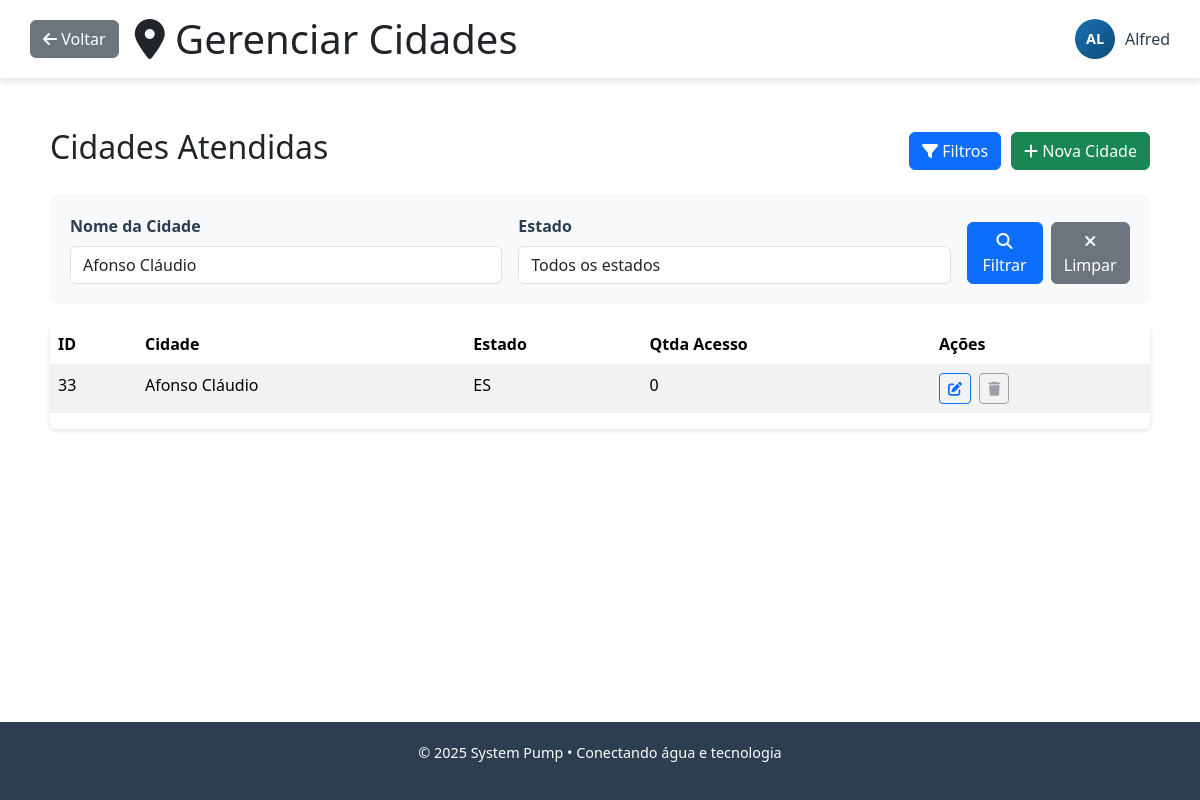
The app's page /gerenciadorCidades.php?filtro_nome=Afonso Cláudio (signed in) with its own data.
### tables this page shows
CREATE TABLE `cidade` (
  `idCidade` int(11) NOT NULL,
  `nomeCidade` varchar(100) NOT NULL,
  `estado_idEstado` int(11) NOT NULL,
  `qtdaAcesso` int(11) DEFAULT NULL,
  `representante_id` int(11) DEFAULT NULL
);

CREATE TABLE `estado` (
  `idEstado` int(11) NOT NULL,
  `nomeEstado` varchar(100) NOT NULL,
  `siglaEstado` char(2) NOT NULL
);

### public/gerenciadorCidades.php (the view, shortened to what this page needs)
<?php
    $tipoUsuario = $_SESSION['usuario']['tipoUsuario'];
    $usuario = $_SESSION['usuario'];
    $nomeUsuario = $usuario['nomeUsuario'];
    $avatarUrl = $usuario['avatar_url'] ?? '';
    $idUsuario = $usuario['idUsuario'];
    if ($tipoUsuario === 'admin') {
        $voltar = "adm.php";
    } elseif ($tipoUsuario === 'representante') {
        $voltar = "representante.php";
    } else {
        $voltar = "login.php";
    }
    $filtro_nome = $_GET['filtro_nome'] ?? '';
    $conexao = conectarBD();
    $where_conditions = [];
    $params = [];
    $types = "";
    if ($tipoUsuario === 'representante') {
        $where_conditions[] = "c.representante_id = ?";
        $params[] = $idUsuario;
        $types .= "i";
    }
    if (!empty($filtro_nome)) {
        $where_conditions[] = "c.nomeCidade LIKE ?";
        $params[] = "%$filtro_nome%";
        $types .= "s";
    }
    $where_sql = "";
    if (!empty($where_conditions)) {
        $where_sql = "WHERE " . implode(" AND ", $where_conditions);
    }
    $sql_cidades = "SELECT c.*, e.nomeEstado, e.siglaEstado
                    FROM cidade c
                    INNER JOIN estado e ON c.estado_idEstado = e.idEstado
                    $where_sql
                    ORDER BY c.idCidade DESC
                    LIMIT 50";
    $stmt_cidades = mysqli_prepare($conexao, $sql_cidades);
    if (!empty($params)) {
        mysqli_stmt_bind_param($stmt_cidades, $types, ...$params);
    }
    mysqli_stmt_execute($stmt_cidades);
    $result_cidades = mysqli_stmt_get_result($stmt_cidades);
?>
<!DOCTYPE html>
<html lang="pt-BR">
<head>
    <link rel="stylesheet" href="https://cdnjs.cloudflare.com/ajax/libs/font-awesome/6.4.0/css/all.min.css">
    <link rel="stylesheet" href="./css/adm.css">
    <link rel="stylesheet" href="./css/gerenciadorCidades.css">
    <link href="https://cdn.jsdelivr.net/npm/bootstrap@5.3.3/dist/css/bootstrap.min.css" rel="stylesheet">
</head>
<body>
    <div class="admin-container">
        <main class="main-content">
            <header class="header d-flex justify-content-between align-items-center">
                <div class="d-flex align-items-center gap-3">
                    <a href="<?php echo $voltar; ?>" class="btn btn-secondary">
                        <i class="fas fa-arrow-left"></i> Voltar
                    </a>
                    <h1 class="mb-0"><i class="fas fa-map-marker-alt"></i> Gerenciar Cidades</h1>
                </div>
                <div class="header-right">
                    <div class="user-info">
                        <?php if (!empty($avatarUrl)): ?>
                            <div class="user-avatar fallback" style="display: none;"><?= strtoupper(substr($nomeUsuario, 0, 2)) ?></div>
                        <?php else: ?>
                            <div class="user-avatar"><?= strtoupper(substr($nomeUsuario, 0, 2)) ?></div>
                        <?php endif; ?>
                        <span><?= htmlspecialchars($nomeUsuario) ?></span>
                    </div>
                </div>
            </header>
            <div class="page-content">
                <div class="cities-container">
                    <div class="cities-header">
                        <h2>Cidades Atendidas</h2>
                        <div class="cities-actions">
                            <button class="btn btn-primary" onclick="toggleFiltros()">
                                <i class="fas fa-filter"></i> Filtros
                            </button>
                            <button class="btn btn-success" onclick="abrirModal('addCityModal')">
                                <i class="fas fa-plus"></i> Nova Cidade
                            </button>
                        </div>
                    </div>
                    <div class="filtros-container" id="filtrosContainer">
                        <form method="GET" action="" class="row g-3">
                            <div class="col-md-5">
                                <label for="filtro_nome" class="form-label">Nome da Cidade</label>
                                <input type="text" class="form-control" id="filtro_nome" name="filtro_nome"
                                       value="<?php echo htmlspecialchars($filtro_nome); ?>" placeholder="Filtrar por nome...">
                            </div>
                            <div class="col-md-5">
                                <label for="filtro_estado" class="form-label">Estado</label>
                                <select class="form-control" id="filtro_estado" name="filtro_estado">
                                    <option value="">Todos os estados</option>
                                </select>
                            </div>
                            <div class="col-md-2 d-flex align-items-end">
                                <button type="submit" class="btn btn-primary me-2">
                                    <i class="fas fa-search"></i> Filtrar
                                </button>
                                <a href="?" class="btn btn-secondary">
                                    <i class="fas fa-times"></i> Limpar
                                </a>
                            </div>
                        </form>
                    </div>
                    <div class="cities-table-container">
                        <table class="cities-table table table-striped">
                            <thead>
                                <tr>
                                    <th>ID</th>
                                    <th>Cidade</th>
                                    <th>Estado</th>
                                    <th>Qtda Acesso</th>
                                    <th>Ações</th>
                                </tr>
                            </thead>
                            <tbody>
                                <?php if ($result_cidades && mysqli_num_rows($result_cidades) > 0): ?>
                                    <?php while ($cidade = mysqli_fetch_assoc($result_cidades)): ?>
                                        <?php $isColatina = (strtolower($cidade['nomeCidade']) === 'colatina'); ?>
                                        <tr>
                                            <td><?php echo $cidade['idCidade']; ?></td>
                                            <td>
                                                <?php echo htmlspecialchars($cidade['nomeCidade']); ?>
                                            </td>
                                            <td><?php echo $cidade['siglaEstado']; ?></td>
                                            <td><?php echo number_format($cidade['qtdaAcesso'], 0, ',', '.'); ?></td>
                                            <td>
                                                <button class="btn btn-sm btn-outline-primary me-1"
                                                        onclick="editarCidade(<?php echo $cidade['idCidade']; ?>)"
                                                        title="Editar">
                                                    <i class="fas fa-edit"></i>
                                                </button>
                                                <?php if ($tipoUsuario === 'admin'): ?>
                                                    <?php if ($isColatina): ?>
                                                        <button class="btn btn-sm btn-outline-danger btn-excluir-desabilitado"
                                                                title="Esta cidade não pode ser excluída" disabled>
                                                            <i class="fas fa-trash"></i>
                                                        </button>
                                                    <?php else: ?>
                                                        <button class="btn btn-sm btn-outline-danger"
                                                                onclick="confirmarExclusao(<?php echo $cidade['idCidade']; ?>, '<?php echo htmlspecialchars($cidade['nomeCidade']); ?>')"
                                                                title="Excluir">
                                                            <i class="fas fa-trash"></i>
                                                        </button>
                                                    <?php endif; ?>
                                                <?php else: ?>
                                                    <button class="btn btn-sm btn-outline-secondary" disabled title="Apenas administradores podem excluir cidades">
                                                        <i class="fas fa-trash"></i>
                                                    </button>
                                                <?php endif; ?>
                                            </td>
                                        </tr>
                                    <?php endwhile; ?>
                                <?php endif; ?>
                            </tbody>
                        </table>
                    </div>
                </div>
            </div>
            <footer class="footer">
                <p>&copy; 2025 System Pump • Conectando água e tecnologia</p>
            </footer>
        </main>
    </div>
</body>
</html>

### public/css/adm.css (style rules this page uses)
:root { --primary: #1a6fb0; --secondary: #0d4d7a; --accent: #2c9c5c; --light: #f5f9fc; --dark: #2c3e50; --gray: #95a5a6; --light-gray: #ecf0f1; --danger: #e74c3c; --warning: #f39c12; --success: #27ae60; --info: #3498db; --border-radius: 8px; --box-shadow: 0 4px 6px rgba(0, 0, 0, 0.1); --transition: all 0.3s ease; }
* { margin: 0; padding: 0; box-sizing: border-box; font-family: 'Segoe UI', Tahoma, Geneva, Verdana, sans-serif; }
body { background-color: var(--light); color: var(--dark); line-height: 1.6; }
.admin-container { display: flex; min-height: 100vh; }
.main-content { flex: 1; display: flex; flex-direction: column; overflow: hidden; }
.header { background-color: white; padding: 15px 30px; box-shadow: var(--box-shadow); display: flex; justify-content: space-between; align-items: center; z-index: 99; }
.header-right { display: flex; align-items: center; gap: 20px; }
.user-info { display: flex; align-items: center; gap: 10px; position: relative; }
.user-avatar { width: 40px; height: 40px; border-radius: 50%; background: linear-gradient(135deg, var(--primary), var(--secondary)); display: flex; align-items: center; justify-content: center; color: white; font-weight: bold; font-size: 0.9rem; flex-shrink: 0; }
.user-avatar.fallback { display: none; }
.user-avatar-img[style*="display: none"] + .user-avatar.fallback, .user-avatar-img:not([src]) + .user-avatar.fallback { display: flex !important; }
.user-info span { font-weight: 500; color: var(--dark); }
.page-content { flex: 1; padding: 30px; overflow-y: auto; }
.btn { padding: 6px 12px; border: none; border-radius: 4px; cursor: pointer; font-size: 0.9rem; transition: var(--transition); display: inline-flex; align-items: center; gap: 5px; }
.btn-primary { background-color: var(--primary); color: white; }
table { width: 100%; border-collapse: collapse; }
table th, table td { padding: 12px 15px; text-align: left; border-bottom: 1px solid var(--light-gray); }
table th { background-color: var(--light); color: var(--dark); font-weight: 600; }
.form-control { width: 100%; padding: 10px 15px; border: 1px solid var(--light-gray); border-radius: var(--border-radius); font-size: 1rem; transition: var(--transition); }
.footer { background-color: var(--dark); color: white; padding: 20px 30px; text-align: center; font-size: 0.9rem; }
.mb-0 { margin-bottom: 0; }

### public/css/gerenciadorCidades.css (style rules this page uses)
.cities-container { padding: 20px; }
.cities-header { display: flex; justify-content: space-between; align-items: center; margin-bottom: 20px; }
.cities-actions { display: flex; gap: 10px; }
.btn { padding: 8px 15px; border: none; border-radius: 4px; cursor: pointer; font-weight: 500; transition: all 0.3s ease; }
.btn-primary { background-color: #3498db; color: white; }
.btn-success { background-color: #2ecc71; color: white; }
.cities-table-container { background-color: white; border-radius: 5px; overflow: hidden; box-shadow: 0 2px 5px rgba(0,0,0,0.1); }
.cities-table { width: 100%; border-collapse: collapse; }
.cities-table th, .cities-table td { padding: 12px 15px; text-align: left; border-bottom: 1px solid #eee; }
.cities-table th { background-color: #f8f9fa; font-weight: 600; }
.btn-sm { padding: 5px 10px; font-size: 0.85rem; }
.btn-secondary { background-color: #95a5a6; color: white; }

### public/gerenciadorCidades.php (style rules this page uses)
.form-label { font-weight: 600; color: #2c3e50; }
.filtros-container { background: #f8f9fa; padding: 20px; border-radius: 10px; margin-bottom: 20px; display: none; }
.filtros-container.show { display: block; }

### records on screen
cidade: idCidade "33", nomeCidade "Afonso Cláudio", estado_idEstado.siglaEstado "ES", qtdaAcesso "0"

### other values on screen
substr($nomeUsuario, 0, 2) "AL"
$nomeUsuario "Alfred"
